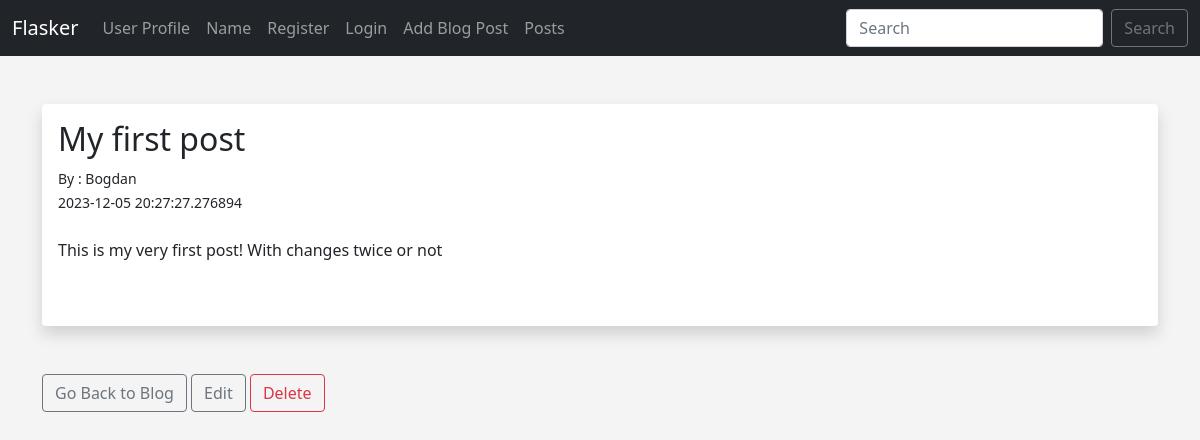
/posts/1, run on the app's committed database.
### hello.py (models this page shows)
class Posts(db.Model):
	id = db.Column(db.Integer, primary_key=True)
	title = db.Column(db.String(255))
	content = db.Column(db.Text)
	author = db.Column(db.String(255))
	date_posted = db.Column(db.DateTime, default=datetime.utcnow)
	slug = db.Column(db.String(255))

### hello.py (the view)
@app.route('/posts/<int:id>')
def post(id):
	post = Posts.query.get_or_404(id)
	return render_template('post.html', post=post)

### templates/post.html (shortened to what this page needs)
{% extends 'base.html' %}
{% block content %}
<br/>
<div class="shadow p-3 mb-5 bg-body rounded">
	<h2>{{ post.title }} </h2>
	<small>By : {{ post.author }} <br/>
	{{ post.date_posted }}</small> <br/><br/>
	{{ post.content }} <br/>
	<br/><br/>
</div>
<a href="{{ url_for('posts') }}" class="btn btn-outline-secondary"> Go Back to Blog </a>
<a href="{{ url_for('edit_post', id=post.id) }}" class="btn btn-outline-secondary"> Edit </a>
<a href="{{ url_for('delete_post', id=post.id) }}" class="btn btn-outline-danger"> Delete </a>
<br/>
{% endblock %}

### static/css/style.css (style rules this page uses)
body { background: #f4f4f4; }

### data on the page
Posts: title "My first post", author "Bogdan", date_posted "2023-12-05 20:27:27.276894", content "This is my very first post! With changes twice or not"
